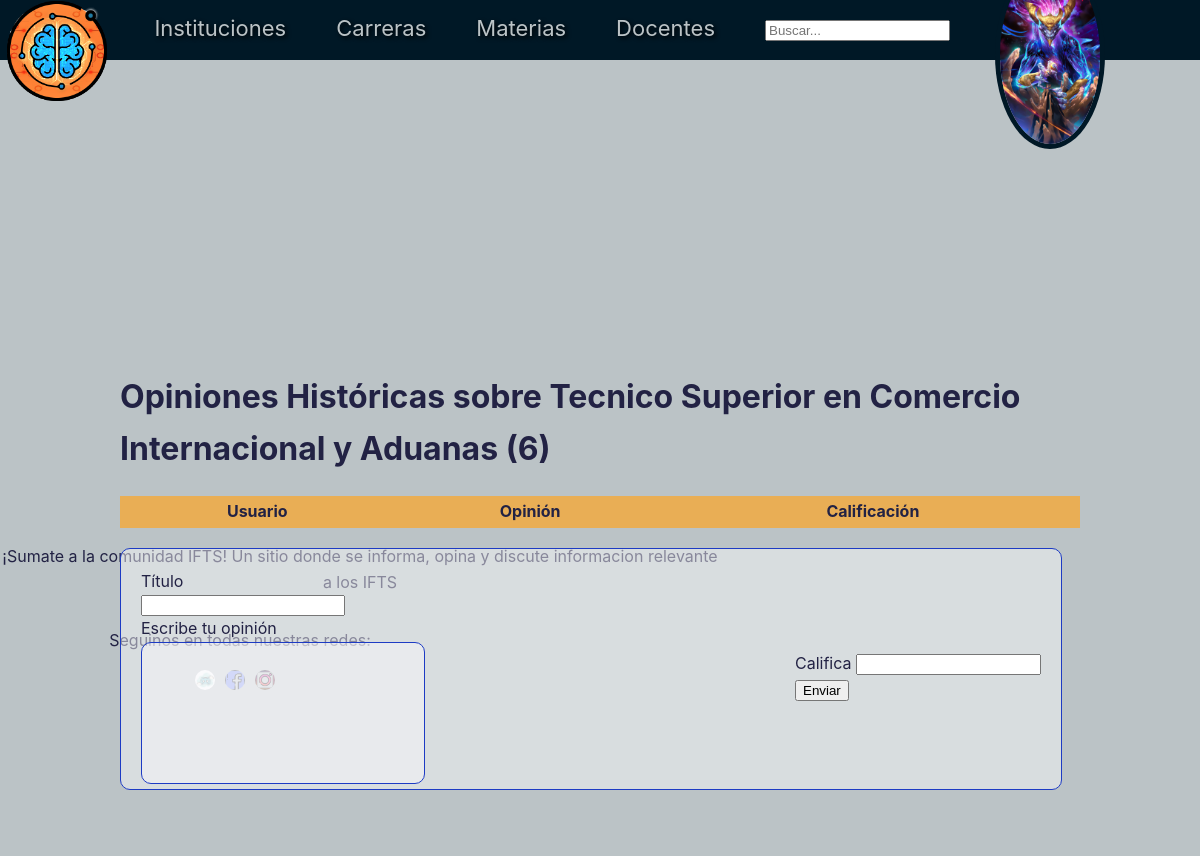
Before: /opinion/carrera/10/ (signed in) with the older database file.
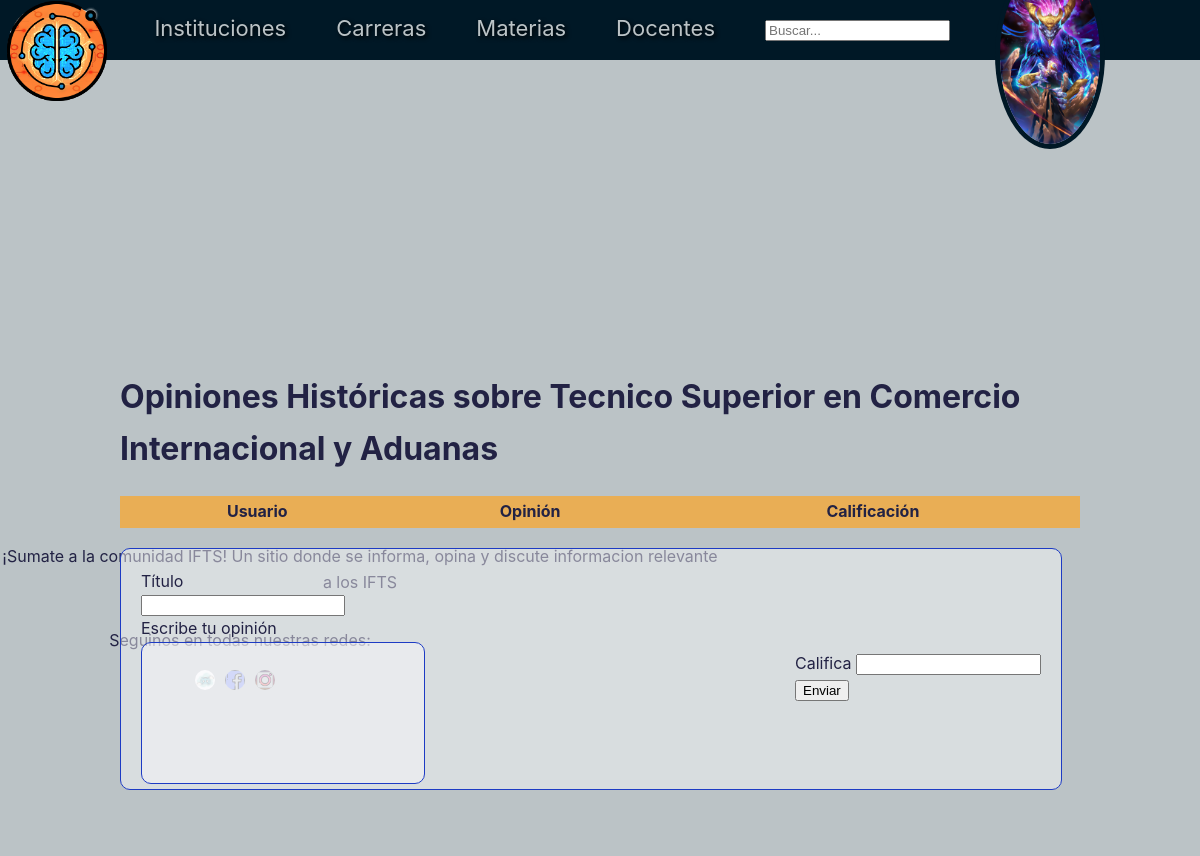
After: the same page with the newer database file.
### apps/custom_user/models.py (models this page shows, shortened)
class CustomUser(AbstractBaseUser, PermissionsMixin):
    PROFESOR = 'Profesor'
    ALUMNO = 'Alumno'
    INSTITUCION = 'Institución'
    VISITANTE = 'Visitante'
    nombre = models.CharField(max_length=100, blank=True, null=True, default='Anonimo')
    email = models.EmailField(unique=True, default=None)
    descripcion = models.TextField(blank=True, null=True, default=None)
    img_perfil = models.ImageField(upload_to='perfiles/user_uploads/', null=True, blank=True, default='UserProfile.png')
    is_active = models.BooleanField(default=True)
    is_staff = models.BooleanField(default=False)
    institucion = models.CharField(max_length=100, blank=True, null=True, default=None)
    fecha_de_nacimiento = models.DateField(default=None, blank=True, null=True)
    GENERO_CHOICES = (
        ('M', 'Masculino'),
        ('F', 'Femenino'),
        ('O', 'Otro'),
    )
    genero = models.CharField(max_length=1, choices=GENERO_CHOICES, default='O', blank=True, null=True)
    TIPO_USUARIO_CHOICES = [
        (ALUMNO, 'Alumno'),
        (INSTITUCION, 'Institución'),
        (PROFESOR, 'Profesor'),
        (VISITANTE, 'Visitante'),
    ]
    tipo_usuario = models.CharField(max_length=20, choices=TIPO_USUARIO_CHOICES, default=ALUMNO, blank=True, null=True)
    REQUIRED_FIELDS = []  # Campos requeridos para el inicio de sesión
    USERNAME_FIELD = 'email'  # Campo que se utiliza como nombre de usuario para el inicio de sesión
    objects = CustomUserManager()

### apps/carrera/models.py (models this page shows, shortened)
class Carrera(models.Model):
    nombre = models.CharField(default="Técnico Superior", max_length=150, blank=True, null=True)
    duracion = models.PositiveIntegerField(default=None)
    institucion = models.ForeignKey('institucion.Institucion', on_delete=models.CASCADE, related_name='carreras_institucion', default=None)
    img_perfil = models.ImageField(upload_to='carrera_uploads/', default='Carreras/Carreras-Perfil.jpeg' , blank=True, null=True)

### apps/opinion/views.py (the view, shortened to what this page needs)
# urls.py: path('<str:model_name>/<int:entity_id>/', OpinionListView.as_view(), name='opiniones_por_entidad'),
class OpinionListView(LoginRequiredMixin, FormMixin, ListView):
    model = Opinion
    form_class = OpinionForm
    template_name = 'opinion_historica.html'
    context_object_name = 'opiniones'
    def _get_model_and_instance(self):
        model_name = self.kwargs.get('model_name')
        entity_id = self.kwargs.get('entity_id')
        app_model_map = {
            'institucion': 'institucion',
            'carrera': 'carrera',
            'materia': 'materia',
            'profesor': 'profesor',
        }
        app_name = app_model_map.get(model_name)
        if not app_name:
            raise Http404(f"No application found for model {model_name}")
        Model = apps.get_model(app_name, model_name)
        if Model is None:
            raise Http404("Modelo no encontrado")
        instance = get_object_or_404(Model, id=entity_id)
        return Model, instance
    def get_queryset(self):
        Model, instance = self._get_model_and_instance()  # No need to catch instance here, just the model
        content_type = ContentType.objects.get_for_model(Model)
        return Opinion.objects.filter(content_type=content_type, object_id=instance.id)
    def get_context_data(self, **kwargs):
        context = super().get_context_data(**kwargs)
        Model, instance = self._get_model_and_instance()
        context['form'] = self.get_form()
        context['object_instance'] = instance
        context['model_name'] = self.kwargs.get('model_name')
        context['entity_id'] = self.kwargs.get('entity_id')
        return context

### apps/opinion/forms.py
class OpinionForm(forms.ModelForm):
    class Meta:
        model = Opinion
        fields = ['titulo', 'contenido', 'calificacion']  # Asegúrate de que los campos que quieres que se muestren en el formulario estén aquí
        widgets = {
            'titulo': forms.TextInput(attrs={'class': 'form-control'}),
            'contenido': forms.Textarea(attrs={'class': 'form-control'}),
            'autor': forms.Select(attrs={'class': 'form-control'}),
            'calificacion': forms.Select(attrs={'class': 'form-control'}),
        }

### apps/opinion/templates/opinion_historica.html (shortened to what this page needs)
{% extends "template_base.html" %}
{% load static %}
{% block extra_head %}
    <link rel="stylesheet" href="{% static 'css/opinion.css' %}">
{% endblock %}
{% block content %}
<div class="opiniones-historicas">
    <h1>Opiniones Históricas sobre {{ object_instance.nombre }}</h1>
    <section class="seccion-tabla-opinion">
        <table class="tabla-opiniones">
            <thead>
                <tr>
                    <th>Usuario</th>
                    <th>Opinión</th>
                    <th>Calificación</th>
                </tr>
            </thead>
        </table>
    </section>
    <section>
        <div class="seccion-opinion-usuario">
            <form method="post" action="{% url 'opiniones_por_entidad' model_name=model_name entity_id=entity_id %}">
                <div class="opinion-usuario">
                <div class="titulo-y-Box">
                    <label>Título</label>
                    <input title="titulo" name="titulo" type="text" class="input-tit"/>
                    <label>Escribe tu opinión</label>
                </div>
                <div class="calificacion-y-submit">
                    <div>
                        <label>Califica</label>
                        <input title="calificacion" name="calificacion" type="number" class="calificacion-star" />
                    </div>
                    <button type="submit">Enviar</button>
                </div>
                </div>
            </form>
        </div>
    </section>
</div>
{% endblock content %}

### templates/template_base.html (shortened to what this page needs)
{% load static %}
<!DOCTYPE html>
<html lang="es">
    <head>
        <link rel="stylesheet" href="{% static 'css/template_base.css' %}">
        <link rel="stylesheet" href="{% static 'css/querys.css' %}">
        <link rel="stylesheet" href="{% static 'css/menu_profile.css' %}">
        {% block extra_head %}
        {% endblock %}
    </head>
    <body>
        <header>
             <div class="menuGlobal">
                <div class="logo">
                    <a href="{% url 'user_home'%}" type="image/png">
                        <img id="logoUserHome1" src="{% static 'imagenes/Logo/genioLogo.png' %}" alt="Logo">
                    </a>
                </div>
                <nav class="menuDiv">
                    <ul>
                        <li><a href="{% url 'lista_instituciones'%}">Instituciones</a></li>
                        <li><a href="{% url 'lista_carreras'%}">Carreras</a></li>
                        <li><a href="{% url 'lista_materias'%}">Materias</a></li>
                        <li><a href="{% url 'lista_profesores'%}">Docentes</a></li>
                    </ul>
                </nav>
                <form action="{% url 'search_entity' %}" method="get" class="search">
                    <input type="text" name="query" placeholder="Buscar..." required>
                </form>
                <div>
                    {% if request.user.is_authenticated %}
                        <nav class="nav-menu-principal">
                            <img src="{{ request.user.img_perfil.url }}" alt="profile" class="img_perfil">
                    </nav>
                    {% else %}
                        <a href="{% url 'login' %}">Iniciar sesión</a>
                    {% endif %}
                </div>
            </div>
        </header>
        <div class="bannerVideo">
            <video muted autoplay loop src="{% static 'imagenes/Portada/triangulosAzules.mp4' %}" ></video>
        </div>
    <div id="contenedor-principal">
        {% block content %}
        {% endblock %}
    </div>
        <footer>
            <div class="footer-section">
                <p>¡Sumate a la comunidad IFTS!
                Un sitio donde se informa, opina y discute informacion relevante a los IFTS</p>
            </div>
            <div class="footer-section2">
                <p>Seguinos en todas nuestras redes:</p>
                <div class="social-icons">
                    <ul class="listaRedes">
                        <li><a href="https://discord.gg/3EkEuBr5"><img src="{% static 'imagenes/Iconos/discord-ico.png' %}" alt="Discord-ico"></a></li>
                        <li><a href="https://www.facebook.com/profile.php?id=61558876926447&notif_id=1714537805990917&notif_t=follower_invite_accept&ref=notif"><img src="{% static 'imagenes/Iconos/facebook-ico.png' %}" alt="Facebook-ico"></a></li>
                        <li><a href="mailto:m.e.b.d.0904@ifts18.edu.ar?subject=Consulta%20desde%20la%20Web&body=Hola,%20vi%20tu%20sitio%20web%20y%20me%20gustaría%20saber..."><img src="{% static 'imagenes/Iconos/gmail-ico.png' %}" alt="Gmail-ico"></a></li>
                    </ul>
                </div>
            </div>
        <div class="footerContainer">
            <video muted autoplay loop src="{% static 'imagenes/Portada/triangulosAzules.mp4' %}" ></video>
        </div>
        </footer>
    </body>
</html>

### static/css/template_base.css (style rules this page uses)
body,html { font: 1em/1.618 Inter, sans-serif; display: flex; flex-direction: column; justify-content: center; min-height: 100vh; margin: 0; color: #224; background-color: #bbc3c6; }
header { height: 60px; width: 100%; display: flex; position: fixed; top: 0px; align-items: center; z-index: 999; background-color:#001826; }
.menuGlobal { width: 100%; height: 100%; align-items: center; display: flex; justify-content: space-around; }
.logo { width: 250px; display: flex; align-items: center; justify-content: center; }
#logoUserHome1 { width: 100px; margin-top: 50px; position: absolute; }
.menuDiv { width:100%; text-decoration: none; align-items: center; }
.menuDiv ul { display: flex; text-decoration: none; align-items: center; font-size: 22px; }
.menuDiv ul li { position: relative; text-decoration: none; list-style-type: none; margin-right: 50px; cursor: pointer; color: #bbc3c6; text-shadow: 2px 2px 4px rgba(0, 0, 0, 1.5); border-bottom: 2px solid transparent; transition: border-bottom 0.5s ease; }
.menuDiv a { text-decoration: none; color: #bbc3c6; }
#contenedor-principal { width: 100%; display: flex; flex-direction: column; justify-content: center; align-items: center; }
.bannerVideo { width: 100%; height: 350px; margin: 0; padding: 0; overflow: hidden; }
.bannerVideo video { width: 100%; height: 100%; object-fit: cover; }
footer { bottom: 0; height: auto; width: 100%; }
.footer-section { width: 60%; height: 100%; text-align: center; border-radius: 10px; }
.footer-section2 { display: flex; flex-direction: column; justify-content: center; align-items: center; height: 100%; width: 40%; }
.footer-section p { font-size: 16px; }
.social-icons { width: 100%; height: 50%; display: flex; margin: 0; padding: 0%; justify-content: center; align-items: center; }
.listaRedes { list-style: none; display: flex; height: 100%; }
.listaRedes { margin: 0; padding: 0; }
.social-icons img { width: 20px; height: 20px; border-radius: 50%; margin-right: 10px; }

### static/css/menu_profile.css (style rules this page uses)
.nav-menu-principal { width: auto; top: 0; z-index: 99; justify-content: center; align-items: center; display: flex; flex-direction: column; width: 250px; }
.img_perfil { box-shadow: 0 0 0 5px #001826; width: 100px; border-radius: 50%; margin-top: 50px; z-index: 999; margin-right: 50px; }

### static/css/opinion.css (style rules this page uses)
.opiniones-historicas { width: 80%; height: 70%; margin: 0 auto; }
.seccion-opinion-usuario { height: 25vh; width: 75vw; margin-top: 20px; margin-bottom: 20px; padding: 20px; border: 1px solid #1d3bc4; border-radius: 10px; background-color: #f8f9fa7a; position: fixed; }
.tabla-opiniones { width: 100%; margin: 0 auto; background-color: #e9ae55; }
.opinion-usuario { width: 100%; height: 100%; display: flex; justify-content: space-between; align-items: center; flex-direction: row; }
.titulo-y-Box { display: flex; flex: 3; justify-content: space-between; align-items: left; flex-direction: column; }
.input-tit { max-width: 30%; }

Changed rows visible on the page:
changed Carrera: nombre "Tecnico Superior en Comercio Internacional y Aduanas (6)" → "Tecnico Superior en Comercio Internacional y Aduanas"
